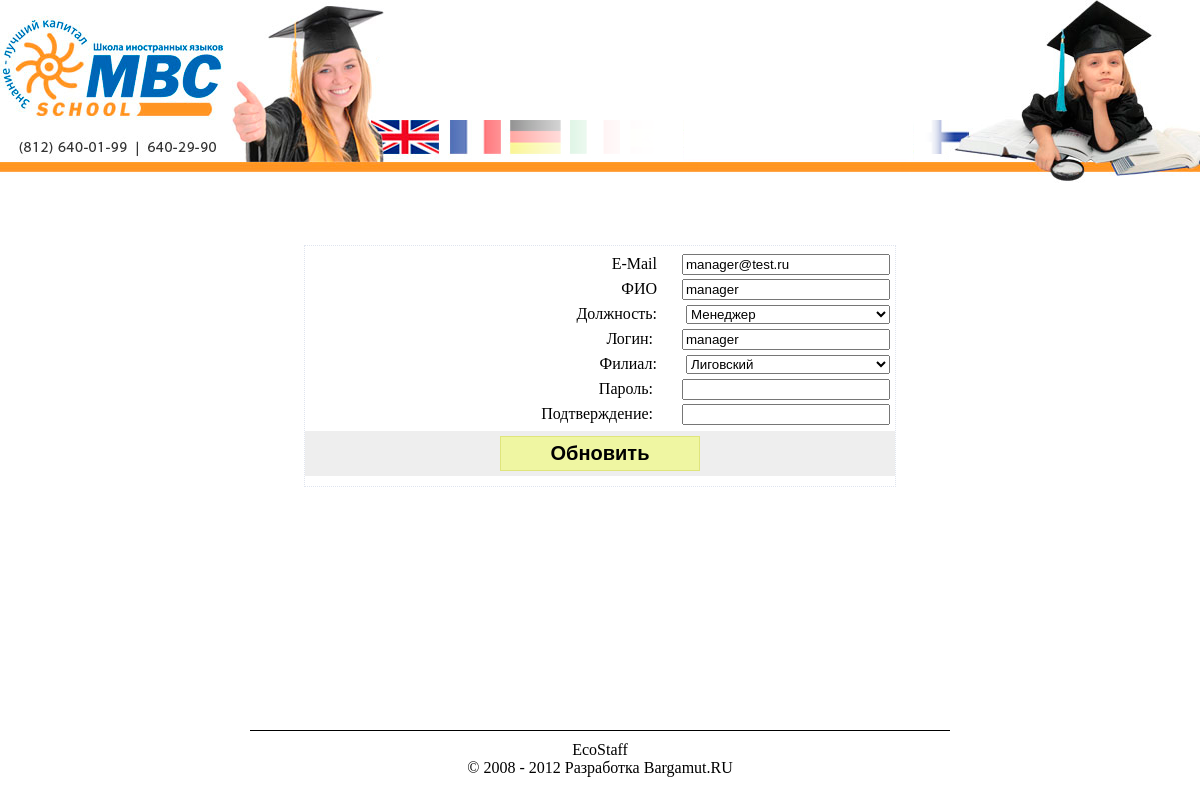
The app's page /staff/edit.php?s=2 with its own data.
### tables this page shows
CREATE TABLE IF NOT EXISTS `users_site` (
  `id` int(11) NOT NULL AUTO_INCREMENT COMMENT 'ID пользователя',
  `email` varchar(50) NOT NULL COMMENT 'E-mail пользователя',
  `login` varchar(50) NOT NULL COMMENT 'Логин пользователя',
  `password` varchar(128) NOT NULL COMMENT 'Пароль',
  `salt` varchar(250) NOT NULL COMMENT '"Соль" для пароля',
  `date_reg` datetime NOT NULL DEFAULT '0000-00-00 00:00:00' COMMENT 'Дата регистрации',
  `date_lastvisit` datetime NOT NULL DEFAULT '0000-00-00 00:00:00' COMMENT 'Дата последней авторизации пользователя',
  `uid` varchar(128) NOT NULL COMMENT 'UID пользователя',
  `level` char(2) NOT NULL DEFAULT 'MP' COMMENT 'Уровень полномочий пользователя',
  `filial` int(11) NOT NULL COMMENT 'ID филиала',
  `block` tinyint(1) NOT NULL DEFAULT '0' COMMENT 'Флаг блокировки пользователя',
  `block_reason` varchar(255) NOT NULL COMMENT 'Причина блокировки',
  PRIMARY KEY (`id`)
);

CREATE TABLE IF NOT EXISTS `users_bio` (
  `id` int(11) NOT NULL AUTO_INCREMENT COMMENT 'ID элемента',
  `fio` varchar(255) NOT NULL COMMENT 'ФИО пользователя',
  `birthday` date NOT NULL DEFAULT '0000-00-00' COMMENT 'День рождения',
  PRIMARY KEY (`id`)
);

### eng/api/api.database.php (called while the page is built, shortened)
<?php
class Database {
    function db_query() {
        $args = func_get_args();
        if (func_num_args() >= 1) {
            $q = array_shift($args);
            $p = array_shift($args);
            if (isset($p)){
                $q = $this->quoteSet($q);
                foreach($p as $k => $v) {
                    $p[$k] = $this->strFormat($v);
                }
                $q = vsprintf($q, $p);
            }
            $r = mysql_query($q) or die(mysql_error());
            $r = $this->db_make_result($r, $q);
        } else {
            $r = 'Нет нужных данных!';
        }
        return $r;
    }
    private function quoteSet($q) {
        $q = preg_replace_callback(
            '/(%?)(%[sd])(:\w+)?(%?)/i',
            function($m) { return $this->PregCallback($m); },
            $q);
        return $q;
    }
    private function PregCallback($m) {
        $r = ($m[2] == '%s' || ($m[2] == '%d' && $m[3] == ':like')) ?
                "'" . $m[1].$m[1].$m[2].$m[4].$m[4] . "'"
            :   $m[1].$m[1].$m[2].$m[4].$m[4];
        return $r;
    }
    private function strFormat($str) {
        return htmlspecialchars(mysql_real_escape_string($str));
    }
    private function db_make_result($r, $q) {
        $result = array();
        if (preg_match('/^SELECT/i', $q)) {
            if (mysql_num_rows($r) == 1) {
                return mysql_fetch_assoc($r);
            } else {
                while ($row = mysql_fetch_assoc($r)) {
                    $result[] = $row;
                }
                return $result;
            }
        } else {
            return $r;
        }
    }
}
?>

### staff/edit.php (the view, shortened to what this page needs)
<?php
include('../top.php');?>
<!DOCTYPE html>
<html>
<head>
    <link rel="stylesheet" type="text/css" href="../css/default.css" />
    <link rel="stylesheet" type="text/css" href="../css/auth.css" />
    <link rel="stylesheet" type="text/css" href="../css/staff.css" />
</head>
<body>
<div class="main ">
    <div class="header">
        <?=SITE_LOGO?>
    </div>
    <div class="usertab">
    </div>
    <div class="content">
        <form name="projEdit" method="post" action="action.php" enctype="multipart/form-data">
            <?php
            function tplSelect($needle, $vkey, $ind, $key) {
                $r = '';
                foreach ($needle as $k => $v) {
                    $s = $v[$vkey] == $key ? 'selected' : '';
                    $r .= '<option '.$s.' value="'.$v[$vkey].'">'.$v[$ind].'</option>';
                }
                return $r;
            }
            $edit_tpl = file_get_contents(SITE_ROOT.'/tpl/forms/staffForm.html');
            if ($_GET['m'] == 't') {
                $teacher    = $DB->db_query('SELECT * FROM teachers WHERE `id`=%d LIMIT 1',     [$_GET['s']]);
            } else {
                $user       = $DB->db_query('SELECT * FROM users_bio WHERE `id`=%d LIMIT 1',    [$_GET['s']]);
                $account    = $DB->db_query('SELECT * FROM users_site WHERE `id`=%d LIMIT 1',   [$_GET['s']]);
            }
            $languages  = $DB->db_query('SELECT * FROM languages',  ['']);
            $stations   = $DB->db_query('SELECT * FROM stations',   ['']);
            $grades     = $DB->db_query('SELECT * FROM teachers_grades',    ['']);
            $filials    = $DB->db_query('SELECT `id`, `name` FROM filial',  ['']);
            $lvls       = $DB->db_query('SELECT `lvl`, `lvlname` FROM users_lvl ORDER BY `id` DESC', ['']);
            $fio        = $teacher['fio']   ? $teacher['fio']   : $user['fio'];
            $email      = $teacher['email'] ? $teacher['email'] : $account['email'];
            $id         = $teacher['id']    ? $teacher['id']    : $user['id'];
            $filials    = tplSelect($filials,   'id',   'name',     $account['filial']);
            $lvls       = tplSelect($lvls,      'lvl',  'lvlname',  $account['level']);
            $stations   = tplSelect($stations,  'id',   'name',     $teacher['metro']);
            $grades     = tplSelect($grades,    'id',   'name',     $teacher['grade']);
            $r_lang     = '';
            $t_lang     = explode(',', $teacher['languages']);
            foreach ($languages as $k => $v) {
                $s = in_array($v['id'], $t_lang) ? 'checked' : '';
                $r_lang .= '<li class="langs"><label>'.$v['name'].'</label> <input type="checkbox" name="languages[]" '.$s.' value="'.$v['id'].'"></li>';
            }
            $edit_tpl = str_replace('{id}',         $id,                $edit_tpl);
            $edit_tpl = str_replace('{fio}',        $fio,               $edit_tpl);
            $edit_tpl = str_replace('{login}',      $account['login'],  $edit_tpl);
            $edit_tpl = str_replace('{phone}',      $teacher['phone'],  $edit_tpl);
            $edit_tpl = str_replace('{email}',      $email,             $edit_tpl);
            $edit_tpl = str_replace('{filial}',     $filials,           $edit_tpl);
            $edit_tpl = str_replace('{lvlname}',    $lvls,              $edit_tpl);
            $edit_tpl = str_replace('{grade}',      $grades,            $edit_tpl);
            $edit_tpl = str_replace('{metro}',      $stations,          $edit_tpl);
            $edit_tpl = str_replace('{languages}',  $r_lang,            $edit_tpl);
            echo $edit_tpl;
            ?>
        </form>
    </div>
    <div class="push"></div>
</div>
<div class="footer">
    <hr />
    <?=CREDITS?>
    <?=DEVELOPERS?>
</div>
</body>
</html>

### css/default.css (style rules this page uses)
html, body { height: 100%; margin: 0px; padding: 0px; font-family: calibri; }
hr { color: #000; background-color: #000; border: 0px none; height: 1px; clear: both; margin: 0px; }
.main { min-height: 100%; height: auto !important; height: 100%; width: 100%; margin: 0px 0px -70px; }
.header { position: relative; height: 190px; background-image: url('/img/default/logo_bg.jpg'); margin-bottom: 5px; }
.logo1, .logo2 { border: 0px; }
.logo2 { float: right; }
.usertab { height: 30px; padding: 5px 10px; text-align: right; }
.content { padding: 5px 10px 15px; }
.footer, .push { height: 70px; width: 900px; margin: 0px auto; text-align: center; }
.footer hr { width: 700px; margin: 0 auto 10px; }

### css/staff.css (style rules this page uses)
ul { width: 50%; margin: 5px auto; padding: 5px 0px; list-style: none; border: 1px #DFE4EE dotted; }
ul li { padding: 0px 5px 0px 10px; clear: both; text-align: right; }
ul li label { line-height: 25px; padding: 0px 25px 0px 0px; }
ul li input { width: 200px; margin: 0px; }
ul li select { width: 204px; }
ul li.subhead, ul li.submit { margin: 5px 0px; padding: 5px 0px; background-color: #EEE; text-align: center; font-size: 20px; font-weight: bold; }
ul li.submit .btn { padding: 5px 10px; font-size: 20px; font-weight: bold; cursor: pointer; }
ul li.submit .submEdit { border: 1px #DFE57B solid; background-color: #EFF6A2; }

### records on screen
users_site: email "manager@test.ru", login "manager", filial "Лиговский"
users_bio: fio "manager"

### other values on screen
CREDITS "EcoStaff © 2008 - 2012"
DEVELOPERS "Разработка Bargamut.RU"
